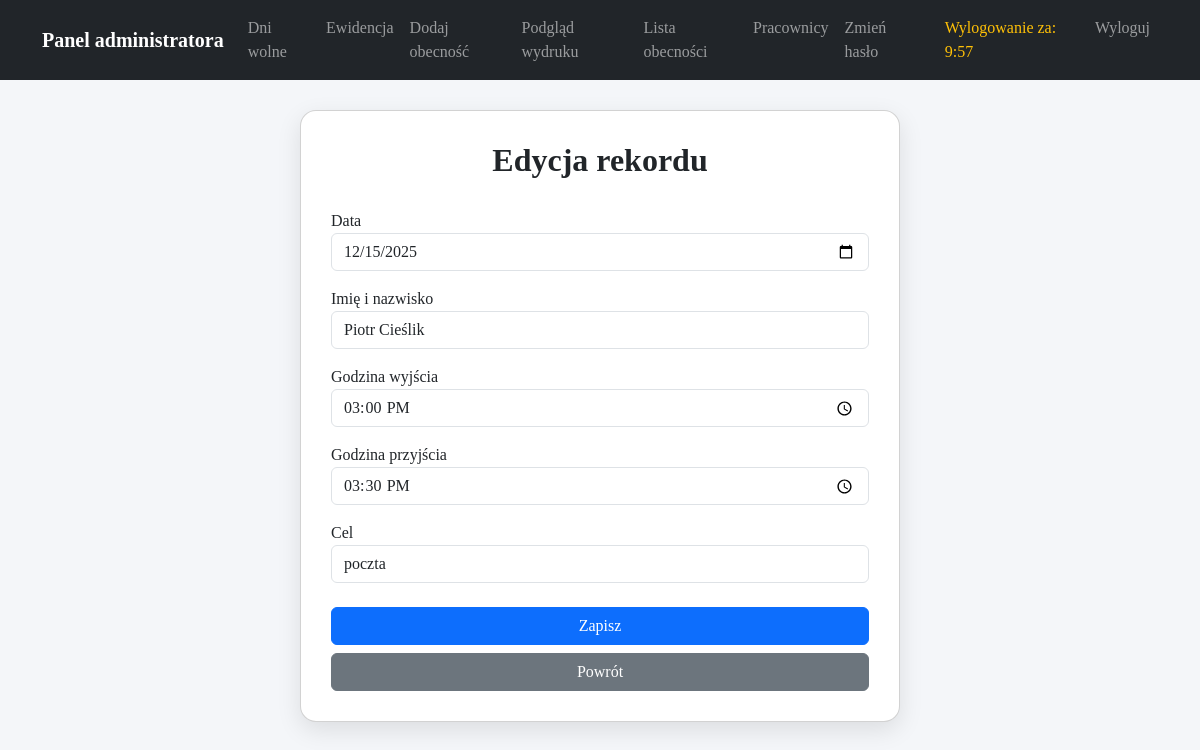
Screenshot of /edit_record.php?id=14 (signed in) with the database file from the repository.
### tables this page shows
CREATE TABLE `ewidencja` (
  `id` int(11) NOT NULL,
  `imie_nazwisko` varchar(255) NOT NULL,
  `data` date NOT NULL,
  `godzina_wyjscia` time NOT NULL,
  `godzina_przyjscia` time NOT NULL,
  `cel` varchar(255) NOT NULL,
  `created_at` timestamp NOT NULL DEFAULT current_timestamp()
);

### edit_record.php (the view, shortened to what this page needs)
<?php
$host = 'localhost';
$user = 'root';
$password = '';
$dbname = 'rejestr_obecnosci';
$conn = new mysqli($host, $user, $password, $dbname);
$id = intval($_GET['id']);
$sql = "SELECT * FROM ewidencja WHERE id = $id";
$result = $conn->query($sql);
$record = $result->fetch_assoc();
?>
<!DOCTYPE html>
<html lang="pl">
<head>
<link href="https://cdn.jsdelivr.net/npm/bootstrap@5.3.0/dist/css/bootstrap.min.css" rel="stylesheet">
</head>
<body>
<nav class="navbar navbar-expand-lg navbar-dark bg-dark mb-4">
  <div class="container">
    <a class="navbar-brand fw-bold" href="admin.php">Panel administratora</a>
    <div class="collapse navbar-collapse" id="navbarMenu">
      <ul class="navbar-nav ms-auto mb-2 mb-lg-0">
        <li class="nav-item"><a class="nav-link" href="holidays.php">Dni wolne</a></li>
        <li class="nav-item"><a class="nav-link" href="admin_tables.php">Ewidencja</a></li>
        <li class="nav-item"><a class="nav-link" href="attendance_add.php">Dodaj obecność</a></li>
        <li class="nav-item"><a class="nav-link" href="attendance_print.php">Podgląd wydruku</a></li>
        <li class="nav-item"><a class="nav-link" href="admin.php">Lista obecności</a></li>
        <li class="nav-item"><a class="nav-link" href="employees.php">Pracownicy</a></li>
        <li class="nav-item"><a class="nav-link" href="change_password.php">Zmień hasło</a></li>
        <li class="nav-item"><span class="nav-link timer" id="session-timer"></span></li>
        <li class="nav-item"><a class="nav-link" href="logout.php">Wyloguj</a></li>
      </ul>
    </div>
  </div>
</nav>
<div class="card">
<h2>Edycja rekordu</h2>
<form method="post">
    <label>Data</label>
    <input type="date" name="data" class="form-control mb-3" value="<?= $record['data'] ?>">
    <label>Imię i nazwisko</label>
    <select name="imie_nazwisko" class="form-control mb-3">
        <?php
        $emp = $conn->query("SELECT full_name FROM employees ORDER BY full_name ASC");
        while ($e = $emp->fetch_assoc()):
            $sel = ($record['imie_nazwisko'] == $e['full_name']) ? 'selected' : '';
        ?>
            <option value="<?= $e['full_name'] ?>" <?= $sel ?>><?= $e['full_name'] ?></option>
        <?php endwhile; ?>
    </select>
    <label>Godzina wyjścia</label>
    <input type="time" name="godzina_wyjscia" class="form-control mb-3" value="<?= $record['godzina_wyjscia'] ?>">
    <label>Godzina przyjścia</label>
    <input type="time" name="godzina_przyjscia" class="form-control mb-3" value="<?= $record['godzina_przyjscia'] ?>">
    <label>Cel</label>
    <input type="text" name="cel" class="form-control mb-4" value="<?= $record['cel'] ?>">
    <button class="btn btn-primary w-100">Zapisz</button>
    <a href="admin_tables.php" class="btn btn-secondary w-100 mt-2">Powrót</a>
</form>
</div>
</body>
</html>

### edit_record.php (style rules this page uses)
body { background: #f4f6f9; font-family:'Times New Roman', serif; }
.card { border-radius:16px; box-shadow:0 8px 24px rgba(0,0,0,0.1); padding:30px; margin:30px auto; max-width:600px; }
h2 { font-weight:600; text-align:center; margin-bottom:30px; }
.navbar .timer { color: #ffc107; margin-left: 10px; }

### rows the page displays
ewidencja: data "12/15/2025", godzina_wyjscia "15:00:00", godzina_przyjscia "15:30:00", cel "poczta"

### other values shown
form field imie_nazwisko "Piotr Cieślik"
